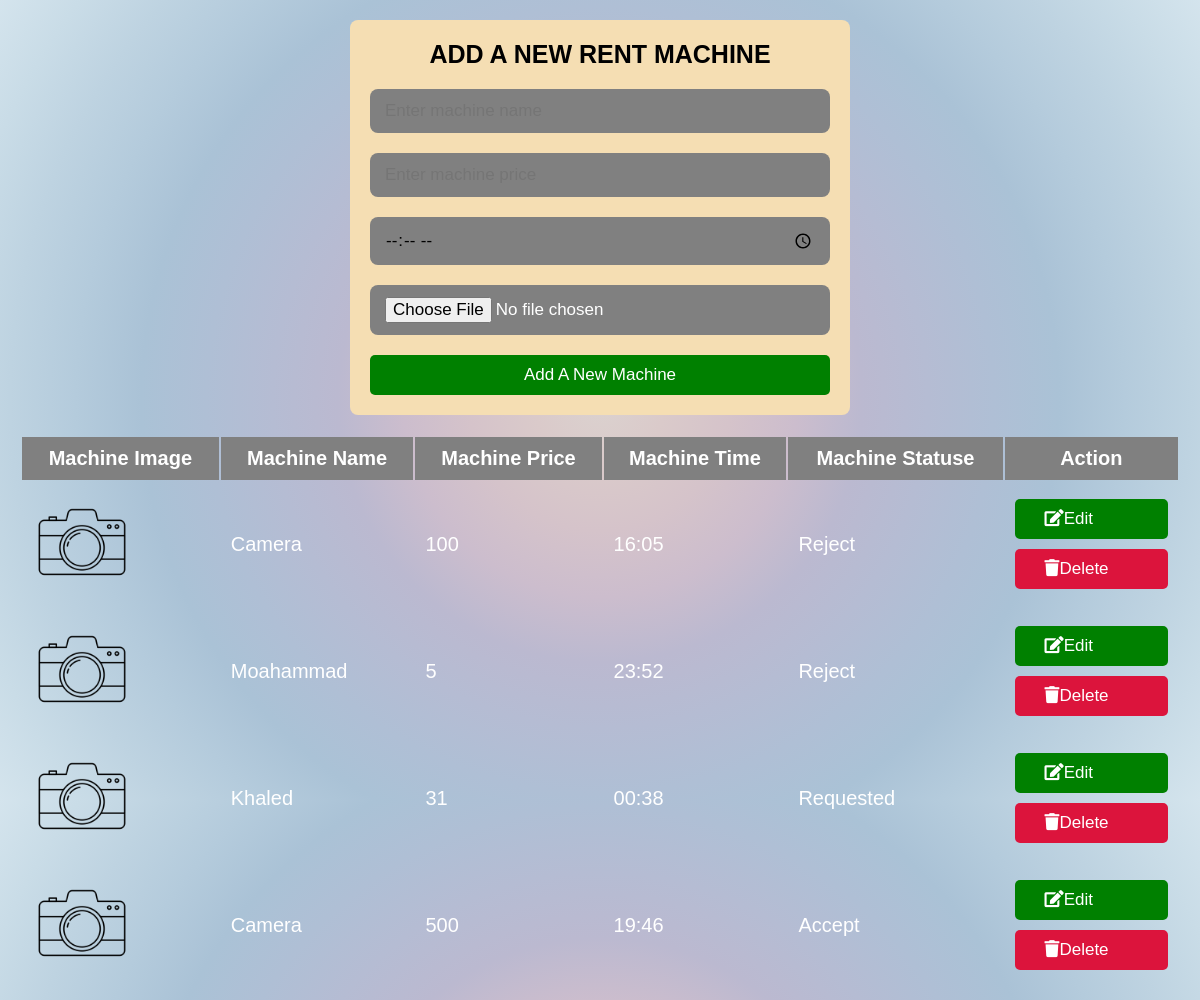
Page /addrentmachine.php on the committed database.
### tables this page shows
CREATE TABLE IF NOT EXISTS `rent` (
  `id` int NOT NULL AUTO_INCREMENT,
  `id_p` int DEFAULT NULL,
  `name` varchar(255) NOT NULL,
  `price` varchar(255) NOT NULL,
  `time` varchar(255) NOT NULL,
  `image` varchar(255) NOT NULL,
  `statuse` varchar(255) NOT NULL,
  PRIMARY KEY (`id`)
);

### addrentmachine.php (the view, shortened to what this page needs)
<?php
@include 'connect.php';
?>
<!DOCTYPE html>
<html lang="en">
<head>
  <link rel="stylesheet" href="css/addrentmachine.css">
  <link rel="stylesheet" href="css/style2.css">
  <link rel="stylesheet" href="https://cdnjs.cloudflare.com/ajax/libs/font-awesome/5.15.4/css/all.min.css">
</head>
<body>
<div class="container">
    <div class="admin-machine-form-container">
        <form action="<?php $_SERVER['PHP_SELF'] ?>" method="post" enctype="multipart/form-data">
           <h3> Add a new rent machine </h3>
           <input type="text" placeholder="Enter machine name" name="machine_name" class="box" required>
           <input type="number" placeholder="Enter machine price" name="machine_price" class="box" required>
           <input type="time" placeholder="Enter avaible time to rent" name="machine_time" class="box" required>
           <input type="file" accept="image/png, image/jpeg, image/jpg" name="machine_image" class="box" required>
           <input type="submit" class="btn" name="add_machine" value="add a new machine">
         </form>
    </div>
    <?php
      $select = mysqli_query($conn, "SELECT * FROM rent");
    ?>
    <div class="machine-display">
      <table class="machine-display-table">
        <thead>
            <tr>
                <th>Machine image</th>
                <th>Machine name</th>
                <th>Machine price</th>
                <th>Machine time</th>
                <th>Machine statuse</th>
                <th colspan="2">action</th>
            </tr>
        </thead>
        <?php
          while($row = mysqli_fetch_assoc($select)){
        ?>
            <tr>
                <td><img src="img/<?php echo $row['image']; ?>" height="100" alt=""></td>
                <td><?php echo $row['name']; ?></td>
                <td><?php echo $row['price']; ?></td>
                <td><?php echo $row['time']; ?></td>
                <td><?php echo $row['statuse']; ?></td>
                <td>
                    <a href="rent_update.php?edit=<?php echo $row['id']; ?>" class="btn"> <i class="fas fa-edit"></i>Edit</a>
                    <a href="addrentmachine.php?delete=<?php echo $row['id']; ?>" class="btn"> <i class="fas fa-trash"></i>Delete</a>
            </tr>
        <?php   };  ?>
</div>
</body>
</html>

### css/addrentmachine.css (style rules this page uses)
* { font-family: Arial, Helvetica, sans-serif; margin: 0; padding: 0; box-sizing: border-box; outline: none; border: none; text-decoration: none; text-transform: capitalize; }
html { font-size: 62.5%; overflow-x: hidden; }
.btn { display: block; width: 100%; cursor: pointer; border-radius: 5px; margin-top: 1rem; font-size: 1.7rem; padding: 1rem 3rem; background: green; color: white; }
.container { max-width: 1200px; padding: 2rem; margin: 0 auto; }
.admin-machine-form-container form { max-width: 50rem; margin: 0 auto; padding: 2rem; border-radius: 8px; background: wheat; }
.admin-machine-form-container form h3 { text-transform: uppercase; color: black; margin-bottom: 1rem; text-align: center; font-size: 2.5rem; }
.admin-machine-form-container form .box { width: 100%; border-radius: 8px; padding: 1.2rem 1.5rem; font-size: 1.7rem; margin: 1rem 0; background: grey; text-transform: none; }
.machine-display { margin: 2rem 0; }
.machine-display .machine-display-table { width: 100%; }
.machine-display .machine-display-table thead { padding:1rem ; font-size: 2rem; background: grey; }
.machine-display .machine-display-table th { padding: 1rem; font-size: 2rem; }
.machine-display .machine-display-table td { padding: 1rem; font-size: 2rem; border-bottom: violet; }
.machine-display .machine-display-table .btn:first-child { margin-top: 0; }
.machine-display .machine-display-table .btn:last-child { background: crimson; }

### css/style2.css (style rules this page uses)
body { height: 100vh; position: relative; background-image: radial-gradient(circle, #dbd2cf, #dacaca, #d5c3ca, #ccbdcd, #bbb9d0, #b5bcd3, #afbfd5, #aac2d6, #b4cbdc, #bed3e1, #c9dce7, #d4e4ed); color: white; }

### rows in the picture
rent: image (picture), name "Camera", price "100", time "16:05", statuse "Reject"
rent: image (picture), name "Moahammad", price "5", time "23:52", statuse "Reject"
rent: image (picture), name "Khaled", price "31", time "00:38", statuse "Requested"
rent: image (picture), name "Camera", price "500", time "19:46", statuse "Accept"
